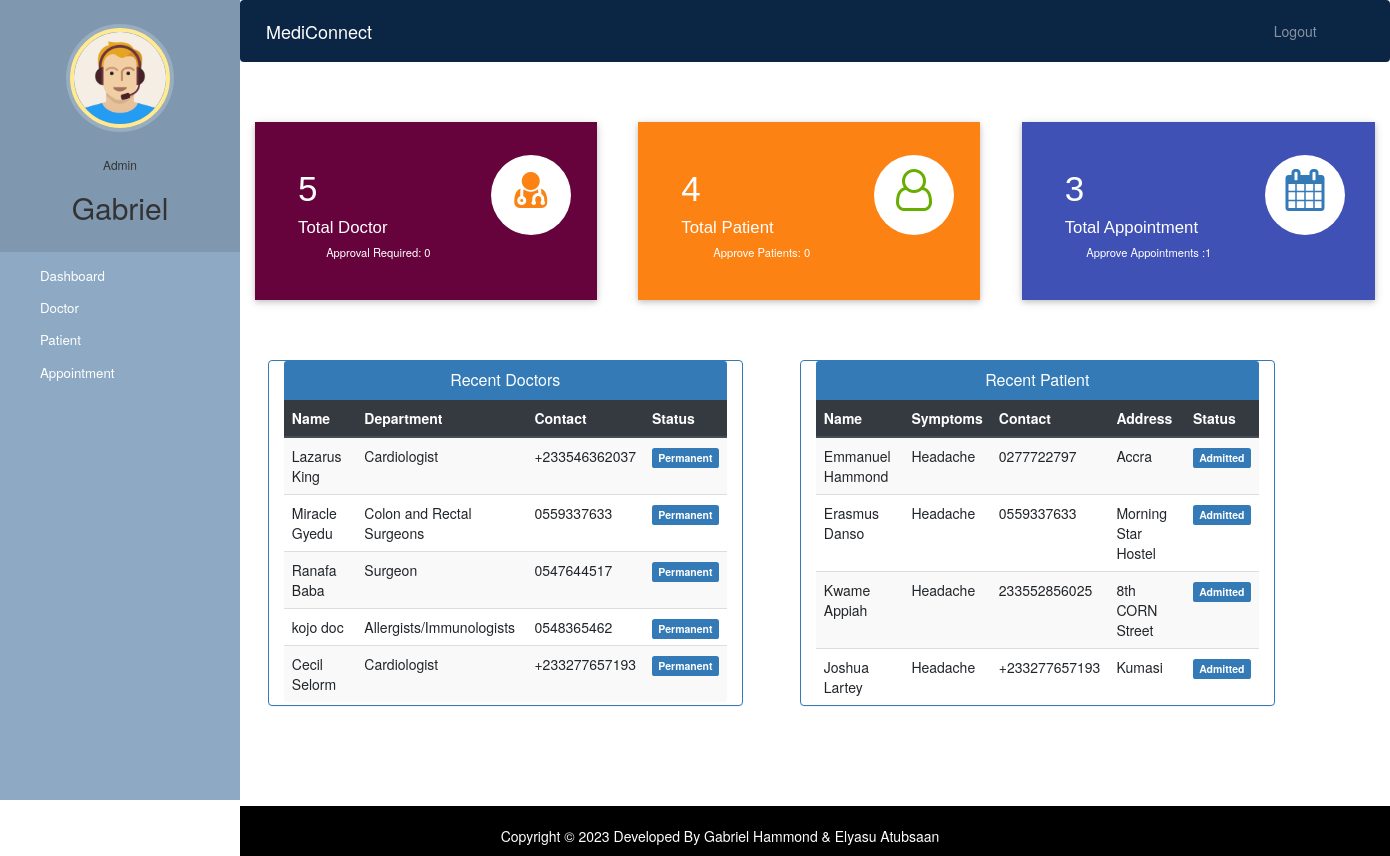
Page /admin-dashboard (signed in) on the committed database.
### hospital/models.py (models this page shows, shortened)
class Doctor(models.Model):
    user=models.OneToOneField(User,on_delete=models.CASCADE)
    profile_pic= models.ImageField(upload_to='profile_pic/DoctorProfilePic/',null=True,blank=True)
    address = models.CharField(max_length=40)
    mobile = models.CharField(max_length=20,null=True)
    department= models.CharField(max_length=50,choices=departments,default='Cardiologist')
    status=models.BooleanField(default=False)
    @property
    def get_name(self):
        return self.user.first_name+" "+self.user.last_name

class Patient(models.Model):
    user=models.OneToOneField(User,on_delete=models.CASCADE)
    profile_pic= models.ImageField(upload_to='profile_pic/PatientProfilePic/',null=True, blank=True)
    address = models.CharField(max_length=40)
    mobile = models.CharField(max_length=20,null=False)
    symptoms = models.CharField(max_length=100,null=False)
    assignedDoctorId = models.PositiveIntegerField(null=True)
    admitDate=models.DateField(auto_now=True)
    status=models.BooleanField(default=False)
    @property
    def get_name(self):
        return self.user.first_name+" "+self.user.last_name

### hospital/views.py (the view)
# urls.py: path('admin-dashboard', views.admin_dashboard_view, name='admin-dashboard'),
@login_required(login_url='adminlogin')
@user_passes_test(is_admin)
def admin_dashboard_view(request):
    doctors=models.Doctor.objects.all().order_by('-id')
    patients=models.Patient.objects.all().order_by('-id')
    doctorcount=models.Doctor.objects.all().filter(status=True).count()
    pendingdoctorcount=models.Doctor.objects.all().filter(status=False).count()
    patientcount=models.Patient.objects.all().filter(status=True).count()
    pendingpatientcount=models.Patient.objects.all().filter(status=False).count()
    appointmentcount=models.Appointment.objects.all().filter(status=True).count()
    pendingappointmentcount=models.Appointment.objects.all().filter(status=False).count()
    mydict={
    'doctors':doctors,
    'patients':patients,
    'doctorcount':doctorcount,
    'pendingdoctorcount':pendingdoctorcount,
    'patientcount':patientcount,
    'pendingpatientcount':pendingpatientcount,
    'appointmentcount':appointmentcount,
    'pendingappointmentcount':pendingappointmentcount,
    }
    return render(request,'hospital/admin_dashboard.html',context=mydict)

### hospital/views.py (called while the page is built)
def is_admin(user):
    return user.groups.filter(name='ADMIN').exists()

### templates/hospital/admin_dashboard.html
{% extends 'hospital/admin_base.html' %} {% load static %} {% block content %}
{%include 'hospital/admin_dashboard_cards.html'%}
<br /><br /><br />
<div class="container">
  <div class="row">
    <div class="panel panel-primary col-md-5" style="margin-left: 2%">
      <div class="panel-heading" style="text-align: center">
        <h6 class="panel-title">Recent Doctors</h6>
      </div>
      <table class="table table-hover table-striped" id="dev-table">
        <thead class="thead-dark">
          <tr>
            <th>Name</th>
            <th>Department</th>
            <th>Contact</th>
            <th>Status</th>
          </tr>
        </thead>
        {% for d in doctors %}
        <tr>
          <td>{{d.get_name}}</td>
          <td>{{d.department}}</td>
          <td>{{d.mobile}}</td>
          {%if d.status%}
          <td><span class="label label-primary">Permanent</span></td>
          {% else %}
          <td><span class="label label-success">On Hold</span></td>
          {% endif %}
        </tr>
        {% endfor %}
      </table>
    </div>
    <div class="panel panel-primary col-md-5" style="margin-left: 5%">
      <div class="panel-heading" style="text-align: center">
        <h6 class="panel-title">Recent Patient</h6>
      </div>
      <table class="table table-hover table-striped" id="dev-table">
        <thead class="thead-dark">
          <tr>
            <th>Name</th>
            <th>Symptoms</th>
            <th>Contact</th>
            <th>Address</th>
            <th>Status</th>
          </tr>
        </thead>
        {% for p in patients %}
        <tr>
          <td>{{p.get_name}}</td>
          <td>{{p.symptoms}}</td>
          <td>{{p.mobile}}</td>
          <td>{{p.address}}</td>
          {%if p.status%}
          <td><span class="label label-primary">Admitted</span></td>
          {% else %}
          <td><span class="label label-success">On Hold</span></td>
          {% endif %}
        </tr>
        {% endfor %}
      </table>
    </div>
  </div>
</div>
{% endblock content %}

### templates/hospital/admin_base.html (shortened to what this page needs)
<!DOCTYPE html>
{% load static %}
<html lang="en">
  <head>
    <link
      rel="stylesheet"
      href="https://stackpath.bootstrapcdn.com/bootstrap/4.3.1/css/bootstrap.min.css"
    />
    <link
      rel="stylesheet"
      href="https://maxcdn.bootstrapcdn.com/font-awesome/4.7.0/css/font-awesome.min.css"
    />
    <link rel="stylesheet" href="{% static '/style.css' %}" />
  </head>
  <body>
    <nav class="menu" tabindex="0">
      <header class="avatar">
        <img src="{% static "images/adminpropic.png" %}" />
        <br /><br />
        <h6>Admin</h6>
        <h2>{{request.user.first_name}}</h2>
      </header>
      <ul>
        <li tabindex="0" class="icon-dashboard">
          <a style="color: white; text-decoration: none" href="/admin-dashboard"
            ><span>Dashboard</span></a
          >
        </li>
        <li tabindex="0" class="icon-customers">
          <a style="color: white; text-decoration: none" href="/admin-doctor"
            ><span>Doctor</span></a
          >
        </li>
        <li tabindex="0" class="icon-users">
          <a style="color: white; text-decoration: none" href="/admin-patient"
            ><span>Patient</span></a
          >
        </li>
        <li tabindex="0" class="icon-calendar">
          <a
            style="color: white; text-decoration: none"
            href="/admin-appointment"
            ><span>Appointment</span></a
          >
        </li>
      </ul>
    </nav>
    <main>
      <div class="bs-example">
        <nav
          class="navbar navbar-expand-md navbar-dark fixed-top"
          style="background: #0b2545"
        >
          <a href="/admin-dashboard" class="navbar-brand">MediConnect</a>
          <div
            class="collapse navbar-collapse justify-content-between"
            id="navbarCollapse"
          >
            <div class="navbar-nav" style="margin-left: 90%">
              <a href="/logout" class="nav-item nav-link">Logout</a>
            </div>
          </div>
        </nav>
      </div>
      <br /><br />
      {% block content %} {% endblock content %}
      <br /><br /><br /><br />
      <footer>
        <br />
        <div class="container">
          <div class="row">
            <div class="col-md-10 col-sm-10">
              <div style="color: #ffffff" class="wow fadeInUp footer-copyright">
                <p>
                  Copyright &copy; 2023 Developed By Gabriel Hammond & Elyasu
                  Atubsaan
                </p>
              </div>
            </div>
          </div>
        </div>
      </footer>
    </main>
  </body>
</html>

### static/style.css (style rules this page uses)
body { padding-left: 240px; }
main { position: relative; height: 100vh; }
.menu { background: #5bc995; height: 100vh; width: 240px; position: fixed; top: 0px; left: 0; z-index: 5; outline: none; }
.menu .avatar { background: rgba(0, 0, 0, 0.1); padding: 2em 0.5em; text-align: center; }
.menu .avatar img { width: 100px; border-radius: 50%; overflow: hidden; border: 4px solid #ffea92; box-shadow: 0 0 0 4px rgba(255, 255, 255, 0.2); }
.menu .avatar h2 { font-weight: normal; margin-bottom: 0; }
.menu ul { list-style: none; padding: 0.5em 0; margin: 0; }
.menu ul li { padding: 0.5em 1em 0.5em 3em; font-size: 0.95em; font-weight: regular; background-repeat: no-repeat; background-position: left 15px center; background-size: auto 20px; transition: all 0.15s linear; cursor: pointer; }
.menu ul li.icon-dashboard { background-image: url("http://www.entypo.com/images//gauge.svg"); }
.menu ul li.icon-customers { background-image: url("http://www.entypo.com/images//briefcase.svg"); }
.menu ul li.icon-users { background-image: url("http://www.entypo.com/images//users.svg"); }
.menu ul li.icon-calendar { background-image: url("http://www.entypo.com/images//calendar.svg"); }

### templates/hospital/admin_base.html (style rules this page uses)
a:link { text-decoration: none; }
a { color: white; }
footer { padding: 0px 0px 0px 0px; background-color: black; margin: 0px; }
p { text-align: center; }
body { padding-left: 240px; }
main { position: relative; height: 100vh; }
.menu { background: #8da9c4; height: 100vh; width: 240px; position: fixed; top: 0px; left: 0; z-index: 5; outline: none; }
.menu .avatar { background: rgba(0, 0, 0, 0.1); padding: 2em 0.5em; text-align: center; }
.menu .avatar img { width: 100px; border-radius: 50%; overflow: hidden; border: 4px solid #ffea92; box-shadow: 0 0 0 4px rgba(255, 255, 255, 0.2); }
.menu .avatar h2 { font-weight: normal; margin-bottom: 0; }
.menu ul { list-style: none; padding: 0.5em 0; margin: 0; }
.menu ul li { padding: 0.5em 1em 0.5em 3em; font-size: 0.95em; font-weight: regular; background-repeat: no-repeat; background-position: left 15px center; background-size: auto 20px; transition: all 0.15s linear; cursor: pointer; }
.menu ul li.icon-dashboard { background-image: url("http://www.entypo.com/images//gauge.svg"); }
.menu ul li.icon-customers { background-image: url("http://www.entypo.com/images//briefcase.svg"); }
.menu ul li.icon-users { background-image: url("http://www.entypo.com/images//users.svg"); }
.menu ul li.icon-calendar { background-image: url("http://www.entypo.com/images//calendar.svg"); }

### rows in the picture
Doctor: get_name "Lazarus King", department "Cardiologist", mobile "+233546362037", status "Permanent"
Doctor: get_name "Miracle Gyedu", department "Colon and Rectal Surgeons", mobile "0559337633", status "Permanent"
Doctor: get_name "Ranafa Baba", department "Surgeon", mobile "0547644517", status "Permanent"
Doctor: get_name "kojo doc", department "Allergists/Immunologists", mobile "0548365462", status "Permanent"
Doctor: get_name "Cecil Selorm", department "Cardiologist", mobile "+233277657193", status "Permanent"
Patient: get_name "Emmanuel Hammond", symptoms "Headache", mobile "0277722797", address "Accra", status "Admitted"
Patient: get_name "Erasmus Danso", symptoms "Headache", mobile "0559337633", address "Morning Star Hostel", status "Admitted"
Patient: get_name "Kwame Appiah", symptoms "Headache", mobile "233552856025", address "8th CORN Street", status "Admitted"
Patient: get_name "Joshua Lartey", symptoms "Headache", mobile "+233277657193", address "Kumasi", status "Admitted"

### other values in the picture
{{ request.user.first_name }} "Gabriel"
{{ doctorcount }} "5"
{{ pendingdoctorcount }} "0"
{{ patientcount }} "4"
{{ pendingpatientcount }} "0"
{{ appointmentcount }} "3"
{{ pendingappointmentcount }} "1"
